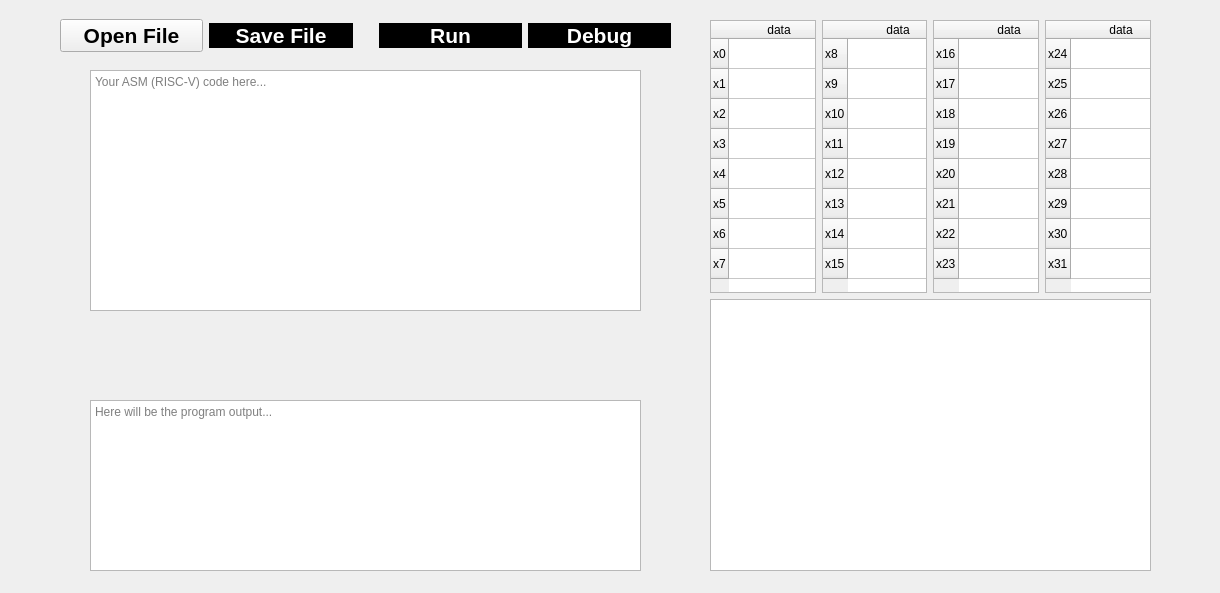
<?xml version="1.0" encoding="UTF-8"?>
<ui version="4.0">
 <class>MainWindow</class>
 <widget class="QMainWindow" name="MainWindow">
  <property name="geometry">
   <rect>
    <x>0</x>
    <y>0</y>
    <width>1220</width>
    <height>593</height>
   </rect>
  </property>
  <property name="windowTitle">
   <string>Mephisto | RISC-V IDE</string>
  </property>
  <widget class="QWidget" name="centralwidget">
   <widget class="QWidget" name="horizontalLayoutWidget">
    <property name="geometry">
     <rect>
      <x>60</x>
      <y>10</y>
      <width>611</width>
      <height>51</height>
     </rect>
    </property>
    <layout class="QHBoxLayout" name="navbar">
     <item>
      <widget class="QPushButton" name="openFileBtn">
       <property name="font">
        <font>
         <pointsize>16</pointsize>
         <bold>true</bold>
         <strikeout>false</strikeout>
        </font>
       </property>
       <property name="autoFillBackground">
        <bool>false</bool>
       </property>
       <property name="styleSheet">
        <string notr="true">background-color: rgb(0,0,0);
color: rgb(255, 255, 255);

border-radius: 15px;

QPushButton {
	qpoperty-icon: url(:/assets/OpenFile.png);
	qproperty-iconSize: 32px 32px;
	text-align: center;
}</string>
       </property>
       <property name="text">
        <string>Open File</string>
       </property>
       <property name="icon">
        <iconset>
         <normaloff>assets/OpenFile.ico</normaloff>assets/OpenFile.ico</iconset>
       </property>
       <property name="iconSize">
        <size>
         <width>32</width>
         <height>32</height>
        </size>
       </property>
      </widget>
     </item>
     <item>
      <widget class="QPushButton" name="saveFileBtn">
       <property name="font">
        <font>
         <pointsize>16</pointsize>
         <bold>true</bold>
        </font>
       </property>
       <property name="styleSheet">
        <string notr="true">background-color: rgb(0,0,0);
color: rgb(255, 255, 255);

border-radius: 15px;</string>
       </property>
       <property name="text">
        <string>Save File</string>
       </property>
       <property name="icon">
        <iconset>
         <normaloff>assets/SaveFile.ico</normaloff>assets/SaveFile.ico</iconset>
       </property>
       <property name="iconSize">
        <size>
         <width>32</width>
         <height>32</height>
        </size>
       </property>
      </widget>
     </item>
     <item>
      <spacer name="verticalSpacer">
       <property name="orientation">
        <enum>Qt::Orientation::Vertical</enum>
       </property>
       <property name="sizeHint" stdset="0">
        <size>
         <width>20</width>
         <height>40</height>
        </size>
       </property>
      </spacer>
     </item>
     <item>
      <widget class="QPushButton" name="runBtn">
       <property name="font">
        <font>
         <pointsize>16</pointsize>
         <bold>true</bold>
        </font>
       </property>
       <property name="styleSheet">
        <string notr="true">background-color: rgb(0,0,0);
color: rgb(255, 255, 255);

border-radius: 15px;</string>
       </property>
       <property name="text">
        <string>Run</string>
       </property>
       <property name="icon">
        <iconset>
         <normaloff>assets/Run.ico</normaloff>assets/Run.ico</iconset>
       </property>
       <property name="iconSize">
        <size>
         <width>32</width>
         <height>32</height>
        </size>
       </property>
      </widget>
     </item>
     <item>
      <widget class="QPushButton" name="debugBtn">
       <property name="font">
        <font>
         <pointsize>16</pointsize>
         <bold>true</bold>
        </font>
       </property>
       <property name="styleSheet">
        <string notr="true">background-color: rgb(0,0,0);
color: rgb(255, 255, 255);

border-radius: 15px;</string>
       </property>
       <property name="text">
        <string>Debug</string>
       </property>
       <property name="icon">
        <iconset>
         <normaloff>assets/Debug.ico</normaloff>assets/Debug.ico</iconset>
       </property>
       <property name="iconSize">
        <size>
         <width>32</width>
         <height>32</height>
        </size>
       </property>
      </widget>
     </item>
    </layout>
   </widget>
   <widget class="QTextEdit" name="codeEditor">
    <property name="geometry">
     <rect>
      <x>90</x>
      <y>70</y>
      <width>551</width>
      <height>241</height>
     </rect>
    </property>
    <property name="placeholderText">
     <string>Your ASM (RISC-V) code here...</string>
    </property>
   </widget>
   <widget class="QWidget" name="verticalLayoutWidget">
    <property name="geometry">
     <rect>
      <x>710</x>
      <y>20</y>
      <width>441</width>
      <height>551</height>
     </rect>
    </property>
    <layout class="QVBoxLayout" name="data">
     <item>
      <layout class="QHBoxLayout" name="regsData">
       <item>
        <widget class="QTableWidget" name="regsData1">
         <row>
          <property name="text">
           <string>x0</string>
          </property>
         </row>
         <row>
          <property name="text">
           <string>x1</string>
          </property>
         </row>
         <row>
          <property name="text">
           <string>x2</string>
          </property>
         </row>
         <row>
          <property name="text">
           <string>x3</string>
          </property>
         </row>
         <row>
          <property name="text">
           <string>x4</string>
          </property>
         </row>
         <row>
          <property name="text">
           <string>x5</string>
          </property>
         </row>
         <row>
          <property name="text">
           <string>x6</string>
          </property>
         </row>
         <row>
          <property name="text">
           <string>x7</string>
          </property>
         </row>
         <column>
          <property name="text">
           <string>data</string>
          </property>
         </column>
        </widget>
       </item>
       <item>
        <widget class="QTableWidget" name="regsData2">
         <row>
          <property name="text">
           <string>x8</string>
          </property>
         </row>
         <row>
          <property name="text">
           <string>x9</string>
          </property>
         </row>
         <row>
          <property name="text">
           <string>x10</string>
          </property>
         </row>
         <row>
          <property name="text">
           <string>x11</string>
          </property>
         </row>
         <row>
          <property name="text">
           <string>x12</string>
          </property>
         </row>
         <row>
          <property name="text">
           <string>x13</string>
          </property>
         </row>
         <row>
          <property name="text">
           <string>x14</string>
          </property>
         </row>
         <row>
          <property name="text">
           <string>x15</string>
          </property>
         </row>
         <column>
          <property name="text">
           <string>data</string>
          </property>
         </column>
        </widget>
       </item>
       <item>
        <widget class="QTableWidget" name="regsData3">
         <row>
          <property name="text">
           <string>x16</string>
          </property>
         </row>
         <row>
          <property name="text">
           <string>x17</string>
          </property>
         </row>
         <row>
          <property name="text">
           <string>x18</string>
          </property>
         </row>
         <row>
          <property name="text">
           <string>x19</string>
          </property>
         </row>
         <row>
          <property name="text">
           <string>x20</string>
          </property>
         </row>
         <row>
          <property name="text">
           <string>x21</string>
          </property>
         </row>
         <row>
          <property name="text">
           <string>x22</string>
          </property>
         </row>
         <row>
          <property name="text">
           <string>x23</string>
          </property>
         </row>
         <column>
          <property name="text">
           <string>data</string>
          </property>
         </column>
        </widget>
       </item>
       <item>
        <widget class="QTableWidget" name="regsData4">
         <row>
          <property name="text">
           <string>x24</string>
          </property>
         </row>
         <row>
          <property name="text">
           <string>x25</string>
          </property>
         </row>
         <row>
          <property name="text">
           <string>x26</string>
          </property>
         </row>
         <row>
          <property name="text">
           <string>x27</string>
          </property>
         </row>
         <row>
          <property name="text">
           <string>x28</string>
          </property>
         </row>
         <row>
          <property name="text">
           <string>x29</string>
          </property>
         </row>
         <row>
          <property name="text">
           <string>x30</string>
          </property>
         </row>
         <row>
          <property name="text">
           <string>x31</string>
          </property>
         </row>
         <column>
          <property name="text">
           <string>data</string>
          </property>
         </column>
        </widget>
       </item>
      </layout>
     </item>
     <item>
      <widget class="QListWidget" name="memData"/>
     </item>
    </layout>
   </widget>
   <widget class="QPlainTextEdit" name="textOutput">
    <property name="geometry">
     <rect>
      <x>90</x>
      <y>400</y>
      <width>551</width>
      <height>171</height>
     </rect>
    </property>
    <property name="readOnly">
     <bool>true</bool>
    </property>
    <property name="placeholderText">
     <string>Here will be the program output...</string>
    </property>
   </widget>
  </widget>
 </widget>
 <resources/>
 <connections/>
</ui>
